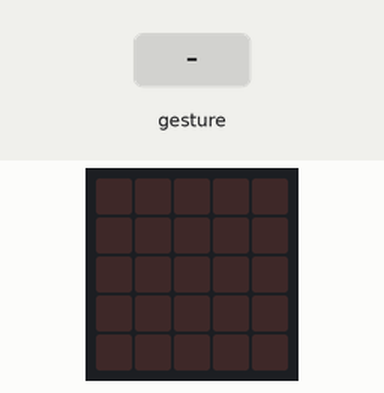
Recording of a program running on a simulated BBC micro:bit running MicroPython. On the bench: the board's 5×5 LED display. Inputs (shaded band) come from the test bench. Random numbers come from a fixed seed; a tilt is held for 1.5 s and a shake lasts 1 s, then the board lies face up again.

Above: at 1.2 s.
1.3 s: gesture 'shake'
At 1.9 s:
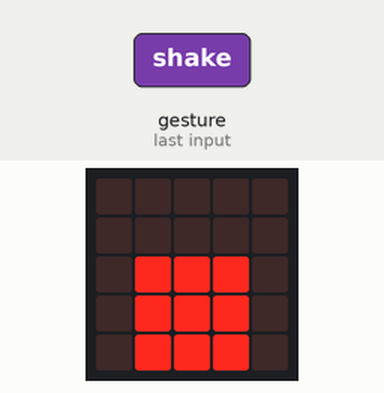
3.0 s: gesture 'shake'
At 5.4 s:
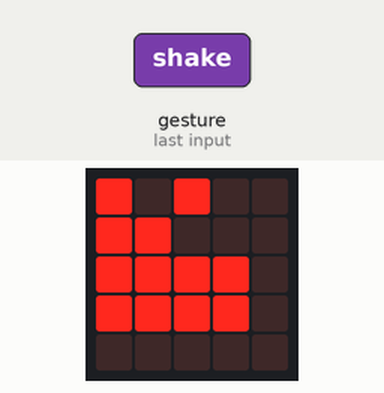
Timing chart, 0 to 6.9 s (numbered marks = the images above; inputs shaded):
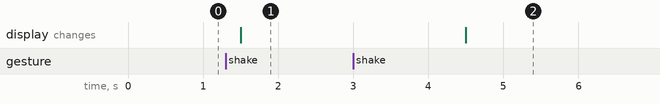

The program:

Scissors_paper_stone.py
```python
from microbit import *
import random


stone = Image("00000:"
              "00000:"
              "09990:"
              "09990:"
              "09990")

paper = Image("90990:"
              "90999:"
              "99999:"
              "99999:"
              "00000")

scissors = Image("90900:"
                 "99000:"
                 "99990:"
                 "99990:"
                 "00000")

game = [stone, paper, scissors]

random.seed()

while True:
    if accelerometer.was_gesture("shake"):
        obj = random.choice(game)
        display.show(obj)
        sleep(3000)

        
```

Measured:
- after the input at 1.3 s, the display: changes after 0.20 s (image 1)
- after the input at 3.0 s, the display: changes after 1.5 s (image 2)
